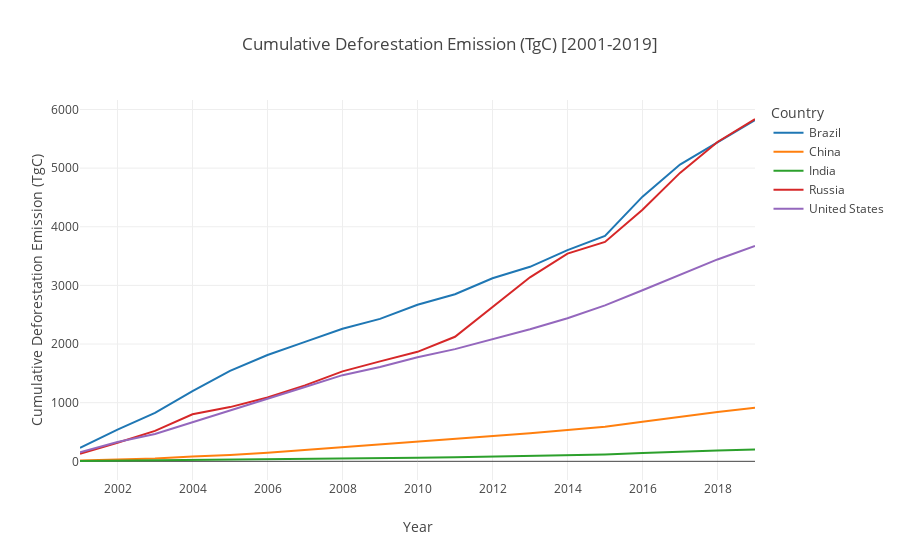
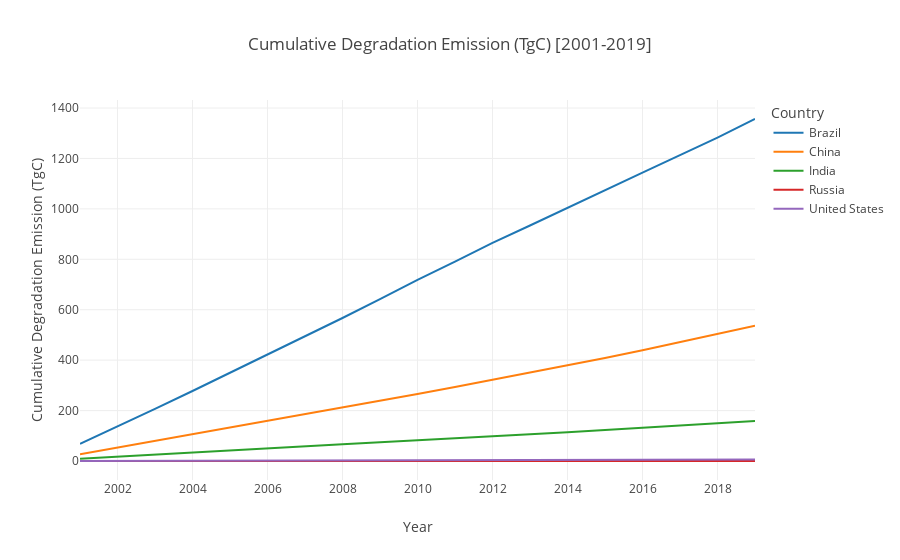
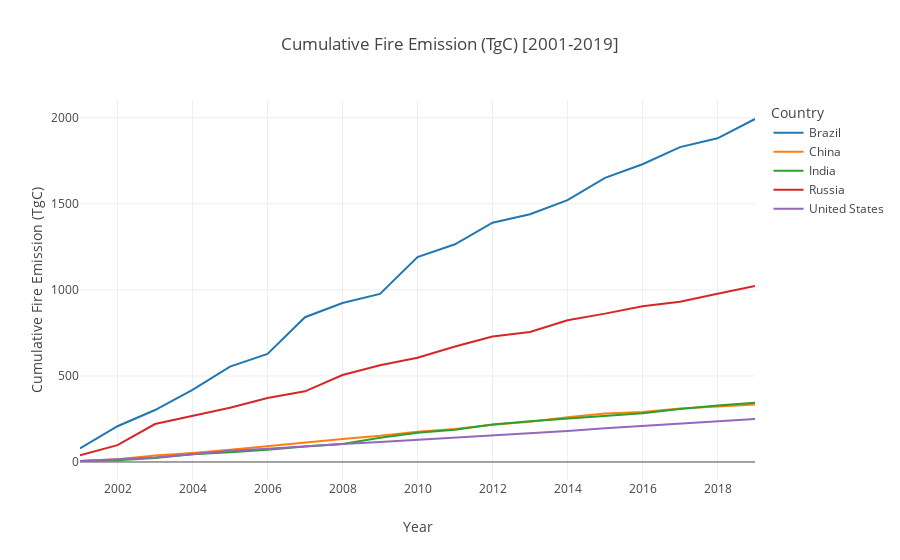
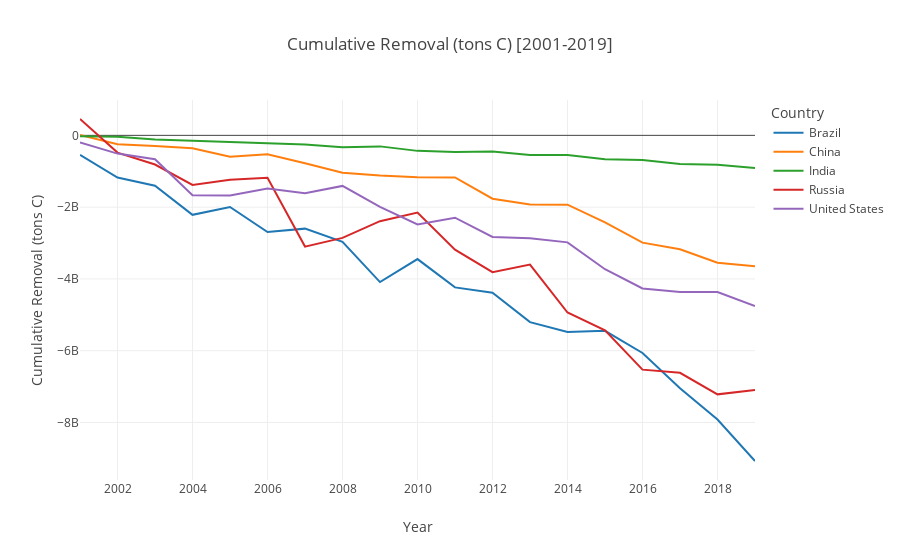

Source (notebook cell) for these figures, in order:
### Code cell
# For a handful of variables, let's plot cumulative charts for these two decades
country_select = ['United States','Brazil','India','China','Russia']
variable_list = ['Deforestation Emission (TgC)',
       'Degradation Emission (TgC)', 'Fire Emission (TgC)',
       'Removal (tons C)']
for var in variable_list:
    t_df = country_df[country_df.Country.isin(country_select)][['Country','Year',var]]
    t_df['Cumulative ' + var] = t_df.groupby('Country').cumsum()
    px.line(t_df,x='Year',y='Cumulative ' + var,color = 'Country',title = 'Cumulative ' + var + ' [2001-2019]')

### Figure 1 — Plotly figure (JSON) as saved in the notebook; plotly's stock layout.template omitted (floating-point values rounded to 4 significant figures)
{"data": [{"hovertemplate": "Country=Brazil<br>Year=%{x}<br>Cumulative Deforestation Emission (TgC)=%{y}<extra></extra>", "legendgroup": "Brazil", "line": {"color": "#1F77B4", "dash": "solid"}, "mode": "lines", "name": "Brazil", "orientation": "v", "showlegend": true, "type": "scatter", "x": ["2001", "2002", "2003", "2004", "2005", "2006", "2007", "2008", "2009", "2010", "2011", "2012", "2013", "2014", "2015", "2016", "2017", "2018", "2019"], "xaxis": "x", "y": [228.2, 541.1, 824.8, 1197.0, 1541.0, 1813.0, 2036.0, 2260.0, 2429.0, 2671.0, 2848.0, 3121.0, 3317.0, 3601.0, 3842.0, 4513.0, 5060.0, 5440.0, 5819.0], "yaxis": "y"}, {"hovertemplate": "Country=China<br>Year=%{x}<br>Cumulative Deforestation Emission (TgC)=%{y}<extra></extra>", "legendgroup": "China", "line": {"color": "#FF7F0E", "dash": "solid"}, "mode": "lines", "name": "China", "orientation": "v", "showlegend": true, "type": "scatter", "x": ["2001", "2002", "2003", "2004", "2005", "2006", "2007", "2008", "2009", "2010", "2011", "2012", "2013", "2014", "2015", "2016", "2017", "2018", "2019"], "xaxis": "x", "y": [15.44, 32.08, 48.76, 81.97, 108.0, 147.9, 193.7, 246.4, 289.8, 334.2, 379.0, 429.0, 477.1, 533.7, 588.0, 676.7, 762.1, 840.7, 914.7], "yaxis": "y"}, {"hovertemplate": "Country=India<br>Year=%{x}<br>Cumulative Deforestation Emission (TgC)=%{y}<extra></extra>", "legendgroup": "India", "line": {"color": "#2CA02C", "dash": "solid"}, "mode": "lines", "name": "India", "orientation": "v", "showlegend": true, "type": "scatter", "x": ["2001", "2002", "2003", "2004", "2005", "2006", "2007", "2008", "2009", "2010", "2011", "2012", "2013", "2014", "2015", "2016", "2017", "2018", "2019"], "xaxis": "x", "y": [5.544, 10.4, 14.74, 21.69, 27.34, 33.48, 40.22, 47.99, 55.06, 59.71, 68.03, 77.73, 87.75, 104.1, 118.3, 140.5, 165.7, 183.8, 200.3], "yaxis": "y"}, {"hovertemplate": "Country=Russia<br>Year=%{x}<br>Cumulative Deforestation Emission (TgC)=%{y}<extra></extra>", "legendgroup": "Russia", "line": {"color": "#D62728", "dash": "solid"}, "mode": "lines", "name": "Russia", "orientation": "v", "showlegend": true, "type": "scatter", "x": ["2001", "2002", "2003", "2004", "2005", "2006", "2007", "2008", "2009", "2010", "2011", "2012", "2013", "2014", "2015", "2016", "2017", "2018", "2019"], "xaxis": "x", "y": [127.1, 315.6, 519.2, 802.0, 924.6, 1087.0, 1295.0, 1534.0, 1704.0, 1867.0, 2124.0, 2635.0, 3138.0, 3542.0, 3741.0, 4292.0, 4918.0, 5446.0, 5837.0], "yaxis": "y"}, {"hovertemplate": "Country=United States<br>Year=%{x}<br>Cumulative Deforestation Emission (TgC)=%{y}<extra></extra>", "legendgroup": "United States", "line": {"color": "#9467BD", "dash": "solid"}, "mode": "lines", "name": "United States", "orientation": "v", "showlegend": true, "type": "scatter", "x": ["2001", "2002", "2003", "2004", "2005", "2006", "2007", "2008", "2009", "2010", "2011", "2012", "2013", "2014", "2015", "2016", "2017", "2018", "2019"], "xaxis": "x", "y": [153.7, 329.9, 465.2, 669.5, 862.5, 1066.0, 1267.0, 1469.0, 1608.0, 1774.0, 1913.0, 2086.0, 2253.0, 2440.0, 2659.0, 2918.0, 3182.0, 3443.0, 3673.0], "yaxis": "y"}], "layout": {"legend": {"title": {"text": "Country"}, "tracegroupgap": 0}, "title": {"text": "Cumulative Deforestation Emission (TgC) [2001-2019]"}, "xaxis": {"anchor": "y", "domain": [0, 1], "title": {"text": "Year"}}, "yaxis": {"anchor": "x", "domain": [0, 1], "title": {"text": "Cumulative Deforestation Emission (TgC)"}}}}

### Figure 2 — Plotly figure (JSON) as saved in the notebook; plotly's stock layout.template omitted (floating-point values rounded to 4 significant figures)
{"data": [{"hovertemplate": "Country=Brazil<br>Year=%{x}<br>Cumulative Degradation Emission (TgC)=%{y}<extra></extra>", "legendgroup": "Brazil", "line": {"color": "#1F77B4", "dash": "solid"}, "mode": "lines", "name": "Brazil", "orientation": "v", "showlegend": true, "type": "scatter", "x": ["2001", "2002", "2003", "2004", "2005", "2006", "2007", "2008", "2009", "2010", "2011", "2012", "2013", "2014", "2015", "2016", "2017", "2018", "2019"], "xaxis": "x", "y": [68.12, 136.7, 207.0, 277.6, 349.4, 422.9, 496.0, 567.3, 641.7, 718.2, 790.7, 865.3, 934.1, 1005.0, 1074.0, 1144.0, 1213.0, 1283.0, 1357.0], "yaxis": "y"}, {"hovertemplate": "Country=China<br>Year=%{x}<br>Cumulative Degradation Emission (TgC)=%{y}<extra></extra>", "legendgroup": "China", "line": {"color": "#FF7F0E", "dash": "solid"}, "mode": "lines", "name": "China", "orientation": "v", "showlegend": true, "type": "scatter", "x": ["2001", "2002", "2003", "2004", "2005", "2006", "2007", "2008", "2009", "2010", "2011", "2012", "2013", "2014", "2015", "2016", "2017", "2018", "2019"], "xaxis": "x", "y": [26.6, 53.1, 79.14, 105.0, 131.4, 157.5, 184.3, 211.4, 238.4, 266.0, 293.5, 321.5, 350.2, 379.3, 408.7, 439.5, 471.6, 504.1, 536.1], "yaxis": "y"}, {"hovertemplate": "Country=India<br>Year=%{x}<br>Cumulative Degradation Emission (TgC)=%{y}<extra></extra>", "legendgroup": "India", "line": {"color": "#2CA02C", "dash": "solid"}, "mode": "lines", "name": "India", "orientation": "v", "showlegend": true, "type": "scatter", "x": ["2001", "2002", "2003", "2004", "2005", "2006", "2007", "2008", "2009", "2010", "2011", "2012", "2013", "2014", "2015", "2016", "2017", "2018", "2019"], "xaxis": "x", "y": [8.614, 17.34, 25.69, 33.71, 42.28, 50.19, 58.37, 66.93, 74.22, 81.51, 89.93, 98.01, 106.1, 114.3, 122.7, 131.5, 140.3, 149.4, 158.7], "yaxis": "y"}, {"hovertemplate": "Country=Russia<br>Year=%{x}<br>Cumulative Degradation Emission (TgC)=%{y}<extra></extra>", "legendgroup": "Russia", "line": {"color": "#D62728", "dash": "solid"}, "mode": "lines", "name": "Russia", "orientation": "v", "showlegend": true, "type": "scatter", "x": ["2001", "2002", "2003", "2004", "2005", "2006", "2007", "2008", "2009", "2010", "2011", "2012", "2013", "2014", "2015", "2016", "2017", "2018", "2019"], "xaxis": "x", "y": [0, 0, 0, 0, 0, 0, 0, 0, 0, 0, 0, 0, 0, 0, 0, 0, 0, 0, 0], "yaxis": "y"}, {"hovertemplate": "Country=United States<br>Year=%{x}<br>Cumulative Degradation Emission (TgC)=%{y}<extra></extra>", "legendgroup": "United States", "line": {"color": "#9467BD", "dash": "solid"}, "mode": "lines", "name": "United States", "orientation": "v", "showlegend": true, "type": "scatter", "x": ["2001", "2002", "2003", "2004", "2005", "2006", "2007", "2008", "2009", "2010", "2011", "2012", "2013", "2014", "2015", "2016", "2017", "2018", "2019"], "xaxis": "x", "y": [0.3024, 0.5997, 0.8887, 1.184, 1.499, 1.797, 2.073, 2.379, 2.67, 2.962, 3.264, 3.542, 3.831, 4.125, 4.418, 4.716, 5.019, 5.334, 5.649], "yaxis": "y"}], "layout": {"legend": {"title": {"text": "Country"}, "tracegroupgap": 0}, "title": {"text": "Cumulative Degradation Emission (TgC) [2001-2019]"}, "xaxis": {"anchor": "y", "domain": [0, 1], "title": {"text": "Year"}}, "yaxis": {"anchor": "x", "domain": [0, 1], "title": {"text": "Cumulative Degradation Emission (TgC)"}}}}

### Figure 3 — Plotly figure (JSON) as saved in the notebook; plotly's stock layout.template omitted (floating-point values rounded to 4 significant figures)
{"data": [{"hovertemplate": "Country=Brazil<br>Year=%{x}<br>Cumulative Fire Emission (TgC)=%{y}<extra></extra>", "legendgroup": "Brazil", "line": {"color": "#1F77B4", "dash": "solid"}, "mode": "lines", "name": "Brazil", "orientation": "v", "showlegend": true, "type": "scatter", "x": ["2001", "2002", "2003", "2004", "2005", "2006", "2007", "2008", "2009", "2010", "2011", "2012", "2013", "2014", "2015", "2016", "2017", "2018", "2019"], "xaxis": "x", "y": [78.29, 207.8, 301.8, 419.5, 554.5, 628.2, 841.1, 923.4, 976.7, 1191.0, 1265.0, 1390.0, 1439.0, 1521.0, 1651.0, 1730.0, 1830.0, 1881.0, 1993.0], "yaxis": "y"}, {"hovertemplate": "Country=China<br>Year=%{x}<br>Cumulative Fire Emission (TgC)=%{y}<extra></extra>", "legendgroup": "China", "line": {"color": "#FF7F0E", "dash": "solid"}, "mode": "lines", "name": "China", "orientation": "v", "showlegend": true, "type": "scatter", "x": ["2001", "2002", "2003", "2004", "2005", "2006", "2007", "2008", "2009", "2010", "2011", "2012", "2013", "2014", "2015", "2016", "2017", "2018", "2019"], "xaxis": "x", "y": [6.375, 16.0, 37.25, 51.55, 70.59, 91.8, 115.4, 134.1, 152.1, 175.2, 191.7, 216.4, 233.2, 259.3, 281.0, 289.9, 311.0, 320.6, 333.7], "yaxis": "y"}, {"hovertemplate": "Country=India<br>Year=%{x}<br>Cumulative Fire Emission (TgC)=%{y}<extra></extra>", "legendgroup": "India", "line": {"color": "#2CA02C", "dash": "solid"}, "mode": "lines", "name": "India", "orientation": "v", "showlegend": true, "type": "scatter", "x": ["2001", "2002", "2003", "2004", "2005", "2006", "2007", "2008", "2009", "2010", "2011", "2012", "2013", "2014", "2015", "2016", "2017", "2018", "2019"], "xaxis": "x", "y": [5.689, 10.32, 23.09, 44.67, 56.11, 70.76, 90.19, 105.0, 140.8, 170.1, 187.0, 217.6, 236.1, 252.4, 265.1, 282.6, 307.8, 328.7, 343.9], "yaxis": "y"}, {"hovertemplate": "Country=Russia<br>Year=%{x}<br>Cumulative Fire Emission (TgC)=%{y}<extra></extra>", "legendgroup": "Russia", "line": {"color": "#D62728", "dash": "solid"}, "mode": "lines", "name": "Russia", "orientation": "v", "showlegend": true, "type": "scatter", "x": ["2001", "2002", "2003", "2004", "2005", "2006", "2007", "2008", "2009", "2010", "2011", "2012", "2013", "2014", "2015", "2016", "2017", "2018", "2019"], "xaxis": "x", "y": [38.27, 98.07, 220.3, 268.9, 315.2, 372.2, 410.7, 505.5, 561.5, 605.5, 671.4, 729.2, 755.3, 823.4, 861.9, 905.4, 930.8, 977.5, 1023.0], "yaxis": "y"}, {"hovertemplate": "Country=United States<br>Year=%{x}<br>Cumulative Fire Emission (TgC)=%{y}<extra></extra>", "legendgroup": "United States", "line": {"color": "#9467BD", "dash": "solid"}, "mode": "lines", "name": "United States", "orientation": "v", "showlegend": true, "type": "scatter", "x": ["2001", "2002", "2003", "2004", "2005", "2006", "2007", "2008", "2009", "2010", "2011", "2012", "2013", "2014", "2015", "2016", "2017", "2018", "2019"], "xaxis": "x", "y": [5.741, 14.11, 26.67, 45.26, 64.73, 77.53, 92.78, 104.1, 116.7, 129.0, 145.2, 157.8, 169.5, 179.7, 196.3, 209.6, 222.3, 237.4, 249.3], "yaxis": "y"}], "layout": {"legend": {"title": {"text": "Country"}, "tracegroupgap": 0}, "title": {"text": "Cumulative Fire Emission (TgC) [2001-2019]"}, "xaxis": {"anchor": "y", "domain": [0, 1], "title": {"text": "Year"}}, "yaxis": {"anchor": "x", "domain": [0, 1], "title": {"text": "Cumulative Fire Emission (TgC)"}}}}

### Figure 4 — Plotly figure (JSON) as saved in the notebook; plotly's stock layout.template omitted (floating-point values rounded to 4 significant figures)
{"data": [{"hovertemplate": "Country=Brazil<br>Year=%{x}<br>Cumulative Removal (tons C)=%{y}<extra></extra>", "legendgroup": "Brazil", "line": {"color": "#1F77B4", "dash": "solid"}, "mode": "lines", "name": "Brazil", "orientation": "v", "showlegend": true, "type": "scatter", "x": ["2001", "2002", "2003", "2004", "2005", "2006", "2007", "2008", "2009", "2010", "2011", "2012", "2013", "2014", "2015", "2016", "2017", "2018", "2019"], "xaxis": "x", "y": [-544700000.0, -1175000000.0, -1402000000.0, -2214000000.0, -1997000000.0, -2695000000.0, -2599000000.0, -2966000000.0, -4088000000.0, -3447000000.0, -4236000000.0, -4384000000.0, -5205000000.0, -5480000000.0, -5447000000.0, -6065000000.0, -7045000000.0, -7917000000.0, -9074000000.0], "yaxis": "y"}, {"hovertemplate": "Country=China<br>Year=%{x}<br>Cumulative Removal (tons C)=%{y}<extra></extra>", "legendgroup": "China", "line": {"color": "#FF7F0E", "dash": "solid"}, "mode": "lines", "name": "China", "orientation": "v", "showlegend": true, "type": "scatter", "x": ["2001", "2002", "2003", "2004", "2005", "2006", "2007", "2008", "2009", "2010", "2011", "2012", "2013", "2014", "2015", "2016", "2017", "2018", "2019"], "xaxis": "x", "y": [12050000.0, -244400000.0, -295600000.0, -359200000.0, -598100000.0, -529600000.0, -776700000.0, -1040000000.0, -1120000000.0, -1167000000.0, -1174000000.0, -1766000000.0, -1924000000.0, -1932000000.0, -2424000000.0, -2989000000.0, -3173000000.0, -3548000000.0, -3644000000.0], "yaxis": "y"}, {"hovertemplate": "Country=India<br>Year=%{x}<br>Cumulative Removal (tons C)=%{y}<extra></extra>", "legendgroup": "India", "line": {"color": "#2CA02C", "dash": "solid"}, "mode": "lines", "name": "India", "orientation": "v", "showlegend": true, "type": "scatter", "x": ["2001", "2002", "2003", "2004", "2005", "2006", "2007", "2008", "2009", "2010", "2011", "2012", "2013", "2014", "2015", "2016", "2017", "2018", "2019"], "xaxis": "x", "y": [-21920000.0, -38730000.0, -111900000.0, -145900000.0, -186700000.0, -200100000.0, -254400000.0, -328200000.0, -306900000.0, -432000000.0, -463000000.0, -451000000.0, -546800000.0, -550100000.0, -664800000.0, -684600000.0, -799400000.0, -821000000.0, -909400000.0], "yaxis": "y"}, {"hovertemplate": "Country=Russia<br>Year=%{x}<br>Cumulative Removal (tons C)=%{y}<extra></extra>", "legendgroup": "Russia", "line": {"color": "#D62728", "dash": "solid"}, "mode": "lines", "name": "Russia", "orientation": "v", "showlegend": true, "type": "scatter", "x": ["2001", "2002", "2003", "2004", "2005", "2006", "2007", "2008", "2009", "2010", "2011", "2012", "2013", "2014", "2015", "2016", "2017", "2018", "2019"], "xaxis": "x", "y": [456100000.0, -479600000.0, -812500000.0, -1382000000.0, -1238000000.0, -1179000000.0, -3099000000.0, -2857000000.0, -2391000000.0, -2152000000.0, -3183000000.0, -3813000000.0, -3602000000.0, -4936000000.0, -5430000000.0, -6529000000.0, -6616000000.0, -7217000000.0, -7095000000.0], "yaxis": "y"}, {"hovertemplate": "Country=United States<br>Year=%{x}<br>Cumulative Removal (tons C)=%{y}<extra></extra>", "legendgroup": "United States", "line": {"color": "#9467BD", "dash": "solid"}, "mode": "lines", "name": "United States", "orientation": "v", "showlegend": true, "type": "scatter", "x": ["2001", "2002", "2003", "2004", "2005", "2006", "2007", "2008", "2009", "2010", "2011", "2012", "2013", "2014", "2015", "2016", "2017", "2018", "2019"], "xaxis": "x", "y": [-194400000.0, -507800000.0, -663700000.0, -1668000000.0, -1674000000.0, -1482000000.0, -1613000000.0, -1409000000.0, -1992000000.0, -2481000000.0, -2294000000.0, -2831000000.0, -2866000000.0, -2981000000.0, -3730000000.0, -4267000000.0, -4361000000.0, -4368000000.0, -4757000000.0], "yaxis": "y"}], "layout": {"legend": {"title": {"text": "Country"}, "tracegroupgap": 0}, "title": {"text": "Cumulative Removal (tons C) [2001-2019]"}, "xaxis": {"anchor": "y", "domain": [0, 1], "title": {"text": "Year"}}, "yaxis": {"anchor": "x", "domain": [0, 1], "title": {"text": "Cumulative Removal (tons C)"}}}}
